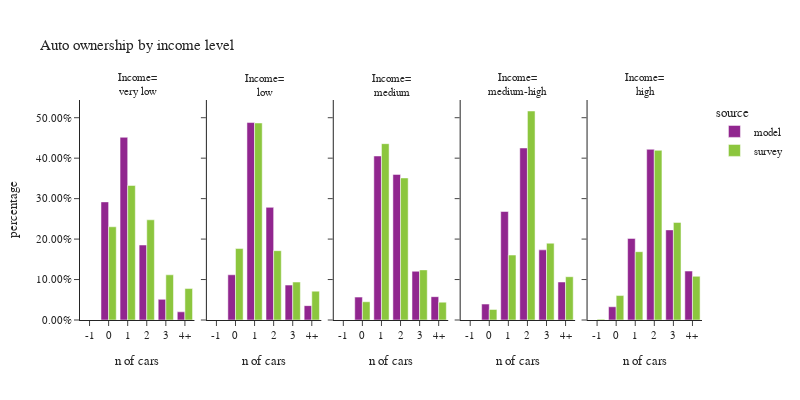

The code cell stored with this chart in its notebook:
### Code cell
plot_auto(hh,'hhincome_group','income level', 'Income')

### Figure 1 — Plotly figure (JSON) as saved in the notebook; plotly's stock layout.template omitted (floating-point values rounded to 4 significant figures)
{"data": [{"alignmentgroup": "True", "customdata": [[0], [63363], [98010], [40217], [11065], [4385]], "hovertemplate": "source=model<br>hhincome_group=very low<br>auto_ownership_simple=%{x}<br>percentage=%{y}<br>sample count=%{customdata[0]}<extra></extra>", "legendgroup": "model", "marker": {"color": "#91268F", "pattern": {"shape": ""}}, "name": "model", "offsetgroup": "model", "orientation": "v", "showlegend": true, "textposition": "auto", "type": "bar", "x": ["-1", "0", "1", "2", "3", "4+"], "xaxis": "x", "y": [0.0, 0.2919, 0.4516, 0.1853, 0.05098, 0.0202], "yaxis": "y"}, {"alignmentgroup": "True", "customdata": [[0], [24358], [106351], [60668], [18811], [7738]], "hovertemplate": "source=model<br>hhincome_group=low<br>auto_ownership_simple=%{x}<br>percentage=%{y}<br>sample count=%{customdata[0]}<extra></extra>", "legendgroup": "model", "marker": {"color": "#91268F", "pattern": {"shape": ""}}, "name": "model", "offsetgroup": "model", "orientation": "v", "showlegend": false, "textposition": "auto", "type": "bar", "x": ["-1", "0", "1", "2", "3", "4+"], "xaxis": "x2", "y": [0.0, 0.1118, 0.488, 0.2784, 0.08632, 0.03551], "yaxis": "y2"}, {"alignmentgroup": "True", "customdata": [[0], [24510], [175607], [155889], [52160], [24992]], "hovertemplate": "source=model<br>hhincome_group=medium<br>auto_ownership_simple=%{x}<br>percentage=%{y}<br>sample count=%{customdata[0]}<extra></extra>", "legendgroup": "model", "marker": {"color": "#91268F", "pattern": {"shape": ""}}, "name": "model", "offsetgroup": "model", "orientation": "v", "showlegend": false, "textposition": "auto", "type": "bar", "x": ["-1", "0", "1", "2", "3", "4+"], "xaxis": "x3", "y": [0.0, 0.05658, 0.4054, 0.3599, 0.1204, 0.0577], "yaxis": "y3"}, {"alignmentgroup": "True", "customdata": [[0], [17087], [116413], [184553], [75241], [40769]], "hovertemplate": "source=model<br>hhincome_group=medium-high<br>auto_ownership_simple=%{x}<br>percentage=%{y}<br>sample count=%{customdata[0]}<extra></extra>", "legendgroup": "model", "marker": {"color": "#91268F", "pattern": {"shape": ""}}, "name": "model", "offsetgroup": "model", "orientation": "v", "showlegend": false, "textposition": "auto", "type": "bar", "x": ["-1", "0", "1", "2", "3", "4+"], "xaxis": "x4", "y": [0.0, 0.03937, 0.2682, 0.4252, 0.1733, 0.09392], "yaxis": "y4"}, {"alignmentgroup": "True", "customdata": [[0], [14207], [87522], [183076], [96655], [52482]], "hovertemplate": "source=model<br>hhincome_group=high<br>auto_ownership_simple=%{x}<br>percentage=%{y}<br>sample count=%{customdata[0]}<extra></extra>", "legendgroup": "model", "marker": {"color": "#91268F", "pattern": {"shape": ""}}, "name": "model", "offsetgroup": "model", "orientation": "v", "showlegend": false, "textposition": "auto", "type": "bar", "x": ["-1", "0", "1", "2", "3", "4+"], "xaxis": "x5", "y": [0.0, 0.03274, 0.2017, 0.4219, 0.2227, 0.1209], "yaxis": "y5"}, {"alignmentgroup": "True", "customdata": [[0], [268], [386], [205], [55], [29]], "hovertemplate": "source=survey<br>hhincome_group=very low<br>auto_ownership_simple=%{x}<br>percentage=%{y}<br>sample count=%{customdata[0]}<extra></extra>", "legendgroup": "survey", "marker": {"color": "#8CC63E", "pattern": {"shape": ""}}, "name": "survey", "offsetgroup": "survey", "orientation": "v", "showlegend": true, "textposition": "auto", "type": "bar", "x": ["-1", "0", "1", "2", "3", "4+"], "xaxis": "x", "y": [0.0, 0.2304, 0.3325, 0.2477, 0.1117, 0.0777], "yaxis": "y"}, {"alignmentgroup": "True", "customdata": [[0], [66], [145], [40], [9], [3]], "hovertemplate": "source=survey<br>hhincome_group=low<br>auto_ownership_simple=%{x}<br>percentage=%{y}<br>sample count=%{customdata[0]}<extra></extra>", "legendgroup": "survey", "marker": {"color": "#8CC63E", "pattern": {"shape": ""}}, "name": "survey", "offsetgroup": "survey", "orientation": "v", "showlegend": false, "textposition": "auto", "type": "bar", "x": ["-1", "0", "1", "2", "3", "4+"], "xaxis": "x2", "y": [0.0, 0.1766, 0.487, 0.1714, 0.09378, 0.07127], "yaxis": "y2"}, {"alignmentgroup": "True", "customdata": [[0], [112], [435], [216], [49], [22]], "hovertemplate": "source=survey<br>hhincome_group=medium<br>auto_ownership_simple=%{x}<br>percentage=%{y}<br>sample count=%{customdata[0]}<extra></extra>", "legendgroup": "survey", "marker": {"color": "#8CC63E", "pattern": {"shape": ""}}, "name": "survey", "offsetgroup": "survey", "orientation": "v", "showlegend": false, "textposition": "auto", "type": "bar", "x": ["-1", "0", "1", "2", "3", "4+"], "xaxis": "x3", "y": [0.0, 0.04508, 0.4358, 0.3511, 0.1238, 0.04412], "yaxis": "y3"}, {"alignmentgroup": "True", "customdata": [[0], [82], [395], [358], [96], [42]], "hovertemplate": "source=survey<br>hhincome_group=medium-high<br>auto_ownership_simple=%{x}<br>percentage=%{y}<br>sample count=%{customdata[0]}<extra></extra>", "legendgroup": "survey", "marker": {"color": "#8CC63E", "pattern": {"shape": ""}}, "name": "survey", "offsetgroup": "survey", "orientation": "v", "showlegend": false, "textposition": "auto", "type": "bar", "x": ["-1", "0", "1", "2", "3", "4+"], "xaxis": "x4", "y": [0.0, 0.02606, 0.1605, 0.5166, 0.1899, 0.107], "yaxis": "y4"}, {"alignmentgroup": "True", "customdata": [[1], [44], [215], [215], [59], [22]], "hovertemplate": "source=survey<br>hhincome_group=high<br>auto_ownership_simple=%{x}<br>percentage=%{y}<br>sample count=%{customdata[0]}<extra></extra>", "legendgroup": "survey", "marker": {"color": "#8CC63E", "pattern": {"shape": ""}}, "name": "survey", "offsetgroup": "survey", "orientation": "v", "showlegend": false, "textposition": "auto", "type": "bar", "x": ["-1", "0", "1", "2", "3", "4+"], "xaxis": "x5", "y": [0.002144, 0.06044, 0.1688, 0.4194, 0.2412, 0.108], "yaxis": "y5"}], "layout": {"annotations": [{"font": {}, "showarrow": false, "text": "Income=<br>very low", "x": 0.092, "xanchor": "center", "xref": "paper", "y": 1.0, "yanchor": "bottom", "yref": "paper"}, {"font": {}, "showarrow": false, "text": "Income=<br>low", "x": 0.296, "xanchor": "center", "xref": "paper", "y": 1.0, "yanchor": "bottom", "yref": "paper"}, {"font": {}, "showarrow": false, "text": "Income=<br>medium", "x": 0.5, "xanchor": "center", "xref": "paper", "y": 1.0, "yanchor": "bottom", "yref": "paper"}, {"font": {}, "showarrow": false, "text": "Income=<br>medium-high", "x": 0.704, "xanchor": "center", "xref": "paper", "y": 1.0, "yanchor": "bottom", "yref": "paper"}, {"font": {}, "showarrow": false, "text": "Income=<br>high", "x": 0.908, "xanchor": "center", "xref": "paper", "y": 1.0, "yanchor": "bottom", "yref": "paper"}], "barmode": "group", "font": {"size": 11}, "height": 400, "legend": {"title": {"text": "source"}, "tracegroupgap": 0}, "title": {"text": "Auto ownership by income level"}, "width": 800, "xaxis": {"anchor": "y", "domain": [0.0, 0.184], "title": {"text": "n of cars"}}, "xaxis2": {"anchor": "y2", "domain": [0.204, 0.388], "matches": "x", "title": {"text": "n of cars"}}, "xaxis3": {"anchor": "y3", "domain": [0.408, 0.592], "matches": "x", "title": {"text": "n of cars"}}, "xaxis4": {"anchor": "y4", "domain": [0.612, 0.796], "matches": "x", "title": {"text": "n of cars"}}, "xaxis5": {"anchor": "y5", "domain": [0.816, 1.0], "matches": "x", "title": {"text": "n of cars"}}, "yaxis": {"anchor": "x", "domain": [0.0, 1.0], "tickformat": ".2%", "title": {"text": "percentage"}}, "yaxis2": {"anchor": "x2", "domain": [0.0, 1.0], "matches": "y", "showticklabels": false, "tickformat": ".2%"}, "yaxis3": {"anchor": "x3", "domain": [0.0, 1.0], "matches": "y", "showticklabels": false, "tickformat": ".2%"}, "yaxis4": {"anchor": "x4", "domain": [0.0, 1.0], "matches": "y", "showticklabels": false, "tickformat": ".2%"}, "yaxis5": {"anchor": "x5", "domain": [0.0, 1.0], "matches": "y", "showticklabels": false, "tickformat": ".2%"}}}
